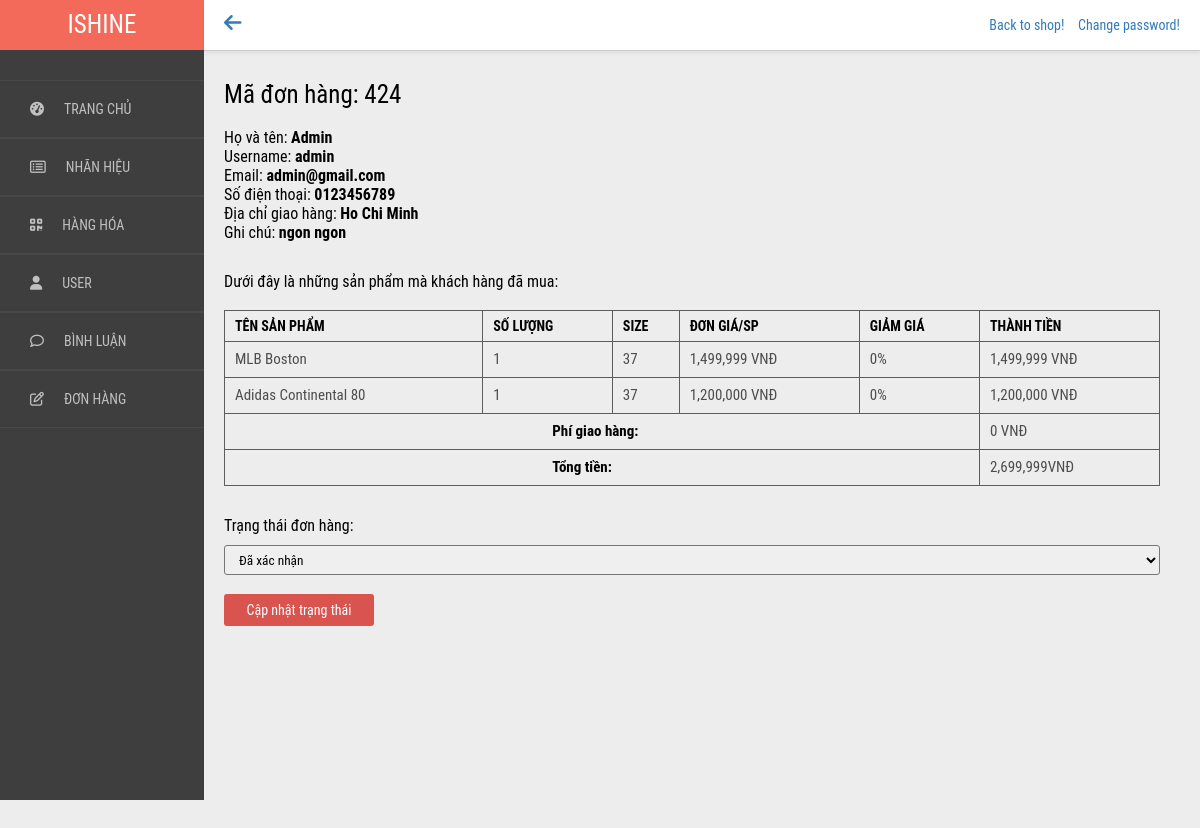
The page /admin/don_hang/chi_tiet.php?ma_don=424 (signed in) on the database its author committed.
### tables this page shows
CREATE TABLE `don_hang` (
  `ma_don` int(11) NOT NULL,
  `user` varchar(20) NOT NULL,
  `date` date NOT NULL,
  `tinh_trang` int(20) NOT NULL,
  `ho_va_ten` varchar(50) NOT NULL,
  `So_dien_thoai` varchar(50) NOT NULL,
  `email` varchar(50) NOT NULL,
  `Dia_chi` varchar(50) NOT NULL,
  `note` varchar(50) NOT NULL
);

CREATE TABLE `hoa_don_chi_tiet` (
  `ma_don` int(11) NOT NULL,
  `ID_san_pham` int(11) NOT NULL,
  `size` int(11) NOT NULL,
  `so_luong` int(11) NOT NULL
);

CREATE TABLE `hang_hoa` (
  `id` int(11) NOT NULL,
  `brand` int(11) NOT NULL,
  `ten_hh` varchar(50) NOT NULL,
  `hinh` varchar(50) NOT NULL,
  `don_gia` int(11) NOT NULL,
  `giam_gia` int(11) NOT NULL,
  `mo_ta` varchar(500) NOT NULL
);

### admin/don_hang/chi_tiet.php (the view, shortened to what this page needs)
<?php
    $sql=mysqli_connect("mysql.site4now.net","a7cc8e_dapoet1","123456aA@","db_a7cc8e_dapoet1");
    if(isset($_REQUEST['ma_don'])){
        $ma_don=$_REQUEST['ma_don'];
    }
    $selectData = "SELECT * FROM hang_hoa";
    $row=$sql->query($selectData);
    $arr_san_pham=array();
    while($res=$row->fetch_assoc()){
        array_push($arr_san_pham,$res);
    }
    $selectData = "SELECT * FROM don_hang";
    $row=$sql->query($selectData);
    $arr_don_hang=array();
    while($res=$row->fetch_assoc()){
        array_push($arr_don_hang,$res);
    }
    $selectData = "SELECT * FROM hoa_don_chi_tiet";
    $row=$sql->query($selectData);
    $arr=array();
    while($res=$row->fetch_assoc()){
        array_push($arr,$res);
    }
    $arr_chi_tiet= array_filter($arr, "getSpArr");
    function getSpArr($dh){
        return $dh['ma_don']==$GLOBALS['ma_don'];
    }
    function getNameSp($arr,$id){
        foreach($arr as $i=>$sp){
            if($sp['id']==$id){
                return $sp['ten_hh'];
                break;
            }
        }
    }
    function getPrice1Sp($arr,$id){
        foreach($arr as $i=>$sp){
            if($sp['id']==$id){
                return $sp['don_gia'];
            }
        }
    }
    function getDiscount($arr,$id){
        foreach($arr as $i=>$sp){
            if($sp['id']==$id){
                return $sp['giam_gia'];
            }
        }
    }
?>
<!DOCTYPE html>
<html lang="en">
<head>
    <link rel="stylesheet" href="./css/chi_tiet_style.css">
</head>
<body>
    <div class="wrap">
        <div class="left-side-menu">
            <div class="logo">
                <p>ISHINE</p>
            </div>
            <ul class="menu-list">
                <a href="../trang_chu/trang_chu.php">
                    <li>
                        <i class="fa fa-dashboard"></i>TRANG CHỦ
                    </li>
                </a>
                <a href="../brand/brand.php">
                    <li>
                        <i class="fa fa-list-alt" aria-hidden="true"></i>NHÃN HIỆU
                    </li>
                </a>
                <a href="../hang_hoa/hang_hoa.php">
                    <li>
                        <i class="fa fa-qrcode"></i>HÀNG HÓA
                    </li>
                </a>
                <a href="../user/user.php">
                    <li>
                        <i class="fa fa-user"></i>USER
                    </li>
                </a>
                <a href="../binh_luan/binh_luan.php">
                    <li>
                        <i class="fa fa-comment-o" aria-hidden="true"></i>BÌNH LUẬN
                    </li>
                </a>
                <a href="../don_hang/don_hang.php">
                    <li>
                        <i class="fa fa-edit"></i>ĐƠN HÀNG
                    </li>
                </a>
            </ul>
        </div>
        <div class="right-side-content">
            <div class="header">
                <div class="title">
                    <a href="./don_hang.php"><i class="fas fa-arrow-left"></i></a>
                </div>
                <div>
                    <a href="../../index.php">Back to shop!</a>
                    <a href="../../user/doi_mat_khau.php" style=" margin-left:10px">Change password!</a>
                </div>
            </div>
            <div class="content">
                <?php
                    foreach($arr_don_hang as $i=>$dh){
                        if($dh['ma_don']==$ma_don){
                            $status=$dh['tinh_trang'];
                            $ho_va_ten=$dh['ho_va_ten'];
                            $user=$dh['user'];
                            $email=$dh['email'];
                            $sdt=$dh['So_dien_thoai'];
                            $diachi=$dh['Dia_chi'];
                            $note=$dh['note'];
                            echo "<p style=\"font-size: 25px;\">Mã đơn hàng: $ma_don</p><br>
                                <p>Họ và tên: <b>$ho_va_ten</b></p>
                                <p>Username: <b>$user</b></p>
                                <p>Email: <b>$email</b></p>
                                <p>Số điện thoại: <b>$sdt</b></p>
                                <p >Địa chỉ giao hàng: <b>$diachi</b></p>
                                <p style=\"margin-bottom: 30px;\">Ghi chú: <b>$note</b></p>";
                            break;
                        }
                    }
                ?>
                <p>Dưới đây là những sản phẩm mà khách hàng đã mua:</p> <br>
                <div>
                    <table style="margin-bottom: 30px;">
                        <tr>
                            <th>TÊN SẢN PHẨM</th>
                            <th>SỐ LƯỢNG</th>
                            <th>SIZE</th>
                            <th>ĐƠN GIÁ/SP</th>
                            <th>GIẢM GIÁ</th>
                            <th>THÀNH TIỀN</th>
                        </tr>
                        <?php
                        $sum=0;
                            foreach($arr_chi_tiet as $i => $sp){
                                $name=getNameSp($arr_san_pham,$sp['ID_san_pham']);
                                $qty=$sp['so_luong'];
                                $size=$sp['size'];
                                $don_gia=getPrice1Sp($arr_san_pham,$sp['ID_san_pham']);
                                $giam_gia=getDiscount($arr_san_pham,$sp['ID_san_pham']);
                                $price=($don_gia-$giam_gia*$don_gia/100)*$qty;
                                $sum+=$price;
                                $dg=number_format($don_gia);
                                $pri=number_format($price);
                                echo "<tr>
                                        <td>$name</td>
                                        <td>$qty</td>
                                        <td>$size</td>
                                        <td>$dg VNĐ</td>
                                        <td>$giam_gia<span>%</span></td>
                                        <td>$pri VNĐ</td>
                                    </tr>";
                            }
                        ?>
                        <tr>
                            <td colspan="5" style="padding-left: 35%; color:black;"><b>Phí giao hàng:</b></td>
                            <td>0 VNĐ</td>
                        </tr>
                        <tr>
                            <td colspan="5" style="padding-left: 35%; color:black;"><b>Tổng tiền:</b></td>
                            <td><?php echo number_format($sum) ?>VNĐ</td>
                        </tr>
                    </table>
                    <form action="update.php" method="post" onsubmit="update()">
                        <label for="trang_thai">Trạng thái đơn hàng:</label> <br>
                        <select name="status" id="trang_thai">
                            <option value="2" <?php if($status==2) echo "selected" ?>>Đã xác nhận</option>
                        </select> <br> <br>
                        <button type="submit"  class="cap_nhat">Cập nhật trạng thái</button>
                    </form>
                </div>
            </div>
        </div>
</body>
</html>

### admin/don_hang/css/chi_tiet_style.css (style rules this page uses)
* { margin:0px; padding: 0px; box-sizing: border-box; font-family: "Roboto Condensed", sans-serif; }
a { text-decoration: none; list-style: none; color: black }
tr,th,td { border: 1px solid rgb(94, 93, 93); padding-left: 10px; }
table { border-collapse: collapse; width: 100%; }
.wrap { width: 100%; padding-bottom: 100px; background-color: #EDEDED; }
.wrap .left-side-menu { width: 17%; background-color: #3E3E3E; height: 100vh; position: fixed; }
.wrap .left-side-menu .logo { line-height: 50px; background-color: #F36A5A; }
.wrap .left-side-menu .logo p { text-align: center; font-size: 25px; color: #fff; }
.wrap .left-side-menu ul { margin-top: 30px; }
.wrap .left-side-menu ul li { padding: 20px 30px; border-top: 1px solid rgb(73, 72, 72); border-bottom: 0.5px solid rgb(73, 72, 72); cursor: pointer; }
.wrap .left-side-menu ul a li { color: rgb(194, 191, 191); font-size: 14px; }
.wrap .left-side-menu ul li i { margin-right: 20px; }
.wrap .right-side-content { width: 100%; padding-left: 17%; padding-top: 80px; }
.wrap .right-side-content .header { position: fixed; top: 0px; width: 83%; line-height: 50px; display: flex; padding: 0px 20px; justify-content: space-between; background-color: #fff; border-bottom: 1px solid rgb(204, 202, 202); box-shadow: 0 3px 3px rgb(0 0 0 / 5%); }
.wrap .right-side-content .header .title i { font-size: 20px; }
.wrap .right-side-content .header a { font-size: 14px; color: #337ab7; }
.wrap .right-side-content .content { padding-left: 20px; padding-right: 40px; min-height: 100vh; }
th,td { color: rgb(77, 77, 77); text-align: left; font-size: 15px; }
td { line-height: 35px; }
th { font-size: 14px; color: black; font-weight: 600; line-height: 30px; }
#trang_thai { margin-top: 10px; padding-left: 10px; height: 30px; width: 100%; border-radius: 3px; outline: none; }
.cap_nhat { display: inline-block; background-color: #D9534F; color: #fff; font-size: 14px; width: 150px; text-align: center; line-height: 30px; border-radius: 3px; cursor: pointer; border: 1px solid transparent; }

### rows shown on the page
don_hang: ho_va_ten "Admin", user "admin", email "admin@gmail.com", So_dien_thoai "0123456789", Dia_chi "Ho Chi Minh", note "ngon ngon", status "Đã xác nhận"
hoa_don_chi_tiet: ID_san_pham.ten_hh "MLB Boston", so_luong "1", size "37", ID_san_pham.don_gia "1,499,999", ID_san_pham.giam_gia "0", pri "1,499,999"
hoa_don_chi_tiet: ID_san_pham.ten_hh "Adidas Continental 80", so_luong "1", size "37", ID_san_pham.don_gia "1,200,000", ID_san_pham.giam_gia "0", pri "1,200,000"

### other values the page prints
$sum "2,699,999"
